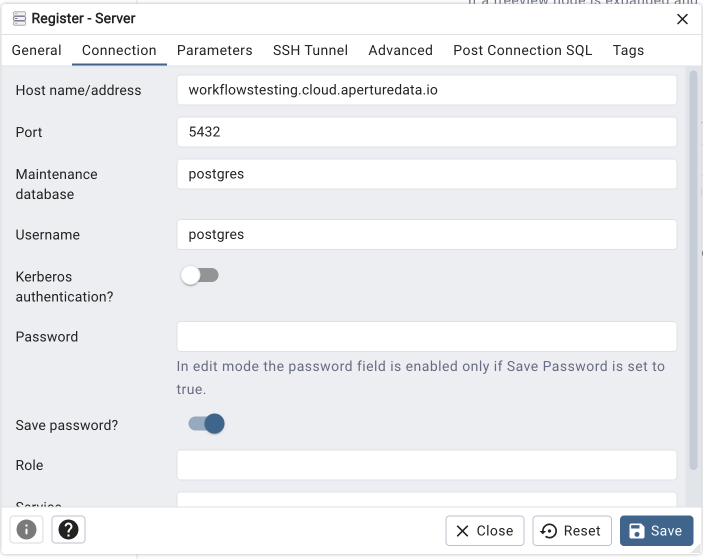
#> input picture apps/postgresql-server/images/pgadmin_add_server.png, 1406 x 1118 px (shown at 1/2 size)
$ python -i shaper.py   (imports and definitions only)
#> lines starting #> are read from the running program, lines starting #| are printed output that depends on the picture; after the words box and inside, x2 and y2 are one past the last pixel; in counts of white or black regions, pixels touching at a corner belong together
# shaper.py - create
import cv2
import numpy as np
import glob
import pickle
import pandas as pd
import numpy as np
import argparse

# [10 lines left out: function parse_args, not called in this run]

def single(fn):
    # reading image
    img = cv2.imread(fn)
#> img is the input picture: shape (1118, 1406, 3); mean B, G, R 242.2, 239.6, 238.2

    # converting image into grayscale image
    gray = cv2.cvtColor(img, cv2.COLOR_BGR2GRAY)

    # setting threshold of gray image
    _, threshold = cv2.threshold(gray, 127, 255, cv2.THRESH_BINARY)
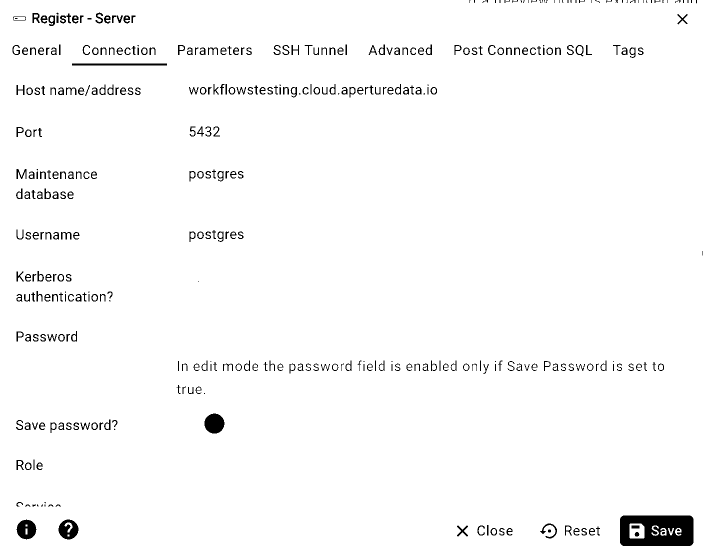
#> threshold: shape (1118, 1406) (shown at 1/2 size); 97.6% white; 390 black regions (59 under 20 px)

    # using a findContours() function
    contours, _ = cv2.findContours(
        threshold, cv2.RETR_TREE, cv2.CHAIN_APPROX_SIMPLE)
#> contours = 501 contours, 89 with area under 20; largest, box (x1, y1, x2, y2) and area: (0, 0, 1406, 1118) 1568536, (1239, 1030, 1388, 1093) 9096, (408, 826, 450, 868) 1306, (116, 1038, 158, 1080) 1283, (32, 1038, 74, 1080) 1255

    i = 0

    cnt = len(contours)
#> cnt = 501
    if cnt < 0 or cnt > 20:
        print(f"WARNING: Unusual count of contours: Found {cnt} contours in {fn}")
#| WARNING: Unusual count of contours: Found 501 contours in ../../../../postgresql-server/images/pgadmin_add_server.png
    # list for storing names of shapes
    boxes = map(cv2.boundingRect,contours)
    return contours, boxes


# [201 lines left out: functions save, main, display_image_and_poly, generate_adb, not called in this run]

# [1 line not run here, left out]

>>> result = single('../../../../postgresql-server/images/pgadmin_add_server.png')
